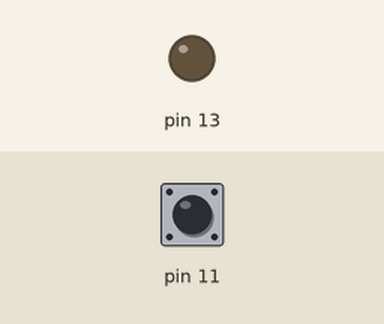
A sketch run on a simulated Arduino Uno, built with avr-gcc and run on an emulated ATmega328P. Parts: output pins drawn as LEDs (lit = HIGH). Dashed ring = blinking. The test bench sets the inputs (shaded band); at power-on: pin 11 LOW. What the sketch prints to the serial monitor is not drawn.

Above: at 1.2 s.
1.3 s: pin 11 driven HIGH
At 2.0 s:
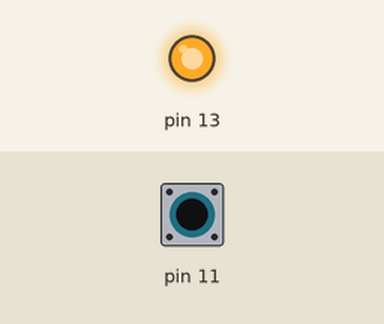
2.8 s: pin 11 driven LOW
At 3.3 s:
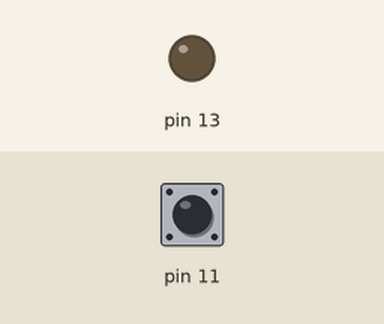
4.3 s: pin 11 pulsed HIGH 5 times (0.12 s each, 0.3 s apart)
At 4.66 s:
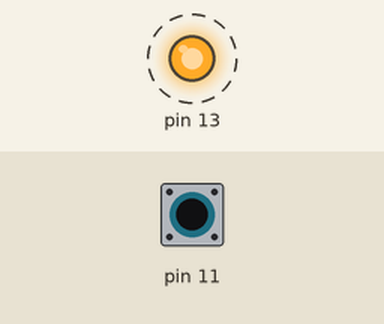
8.8 s: pin 11 pulsed HIGH 2 times (0.12 s each, 0.3 s apart)
At 9.9 s:
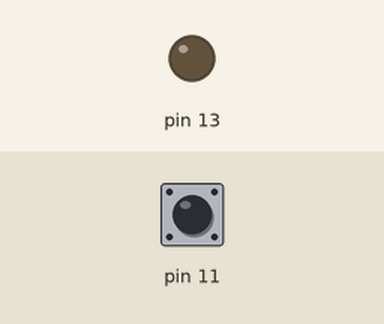
Timing chart, 0 to 11.8 s (numbered marks = the images above; inputs shaded):
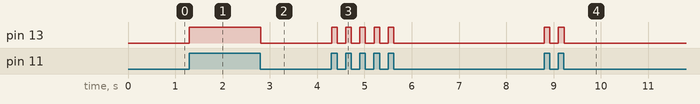

The sketch:

BeamBreak.ino
```cpp
void setup() {
  Serial.begin(9600);
  pinMode(11, INPUT);
  pinMode(13, OUTPUT);
}

void loop() {
  if (digitalRead(11) == HIGH) {
    digitalWrite(13, HIGH);
    Serial.println("ON");
  } else if (digitalRead(11) == LOW) {
    digitalWrite(13, LOW);
    Serial.println("OFF");
  }

}
```

Measured:
- after the input at 1.3 s, pin 13: LOW → HIGH at once
- after the input at 2.8 s, pin 13: HIGH → LOW at once
- after the input at 4.3 s, pin 13: alternates HIGH for 0.12 s and LOW for 0.18 s, 10 changes in all, then stays LOW, starting at once
- after the input at 8.8 s, pin 13: alternates HIGH for 0.12 s and LOW for 0.18 s, 4 changes in all, then stays LOW, starting at once
